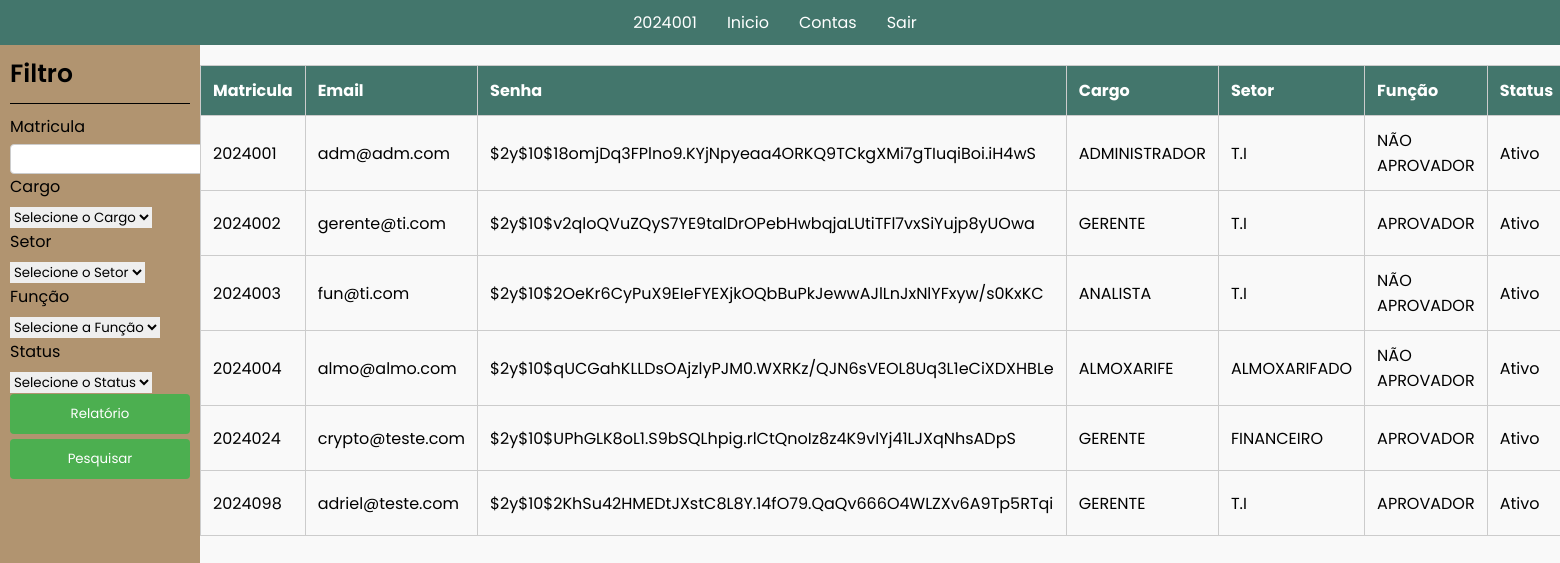
/02.Adm_View_Contas/index.php (signed in), run on the app's committed database.
### tables this page shows
CREATE TABLE `conta` (
  `Email` varchar(100) DEFAULT NULL,
  `Senha` varchar(100) DEFAULT NULL,
  `Matricula` int(11) NOT NULL,
  `contaStatus` varchar(50) DEFAULT NULL,
  `FK_DEPARTAMENTO_CodSetor` int(11) DEFAULT NULL,
  `FK_CARGO_CodCargo` int(11) DEFAULT NULL
);

CREATE TABLE `cargo` (
  `CodCargo` int(11) NOT NULL,
  `Cargo` varchar(50) DEFAULT NULL,
  `Funcao` varchar(100) DEFAULT NULL
);

CREATE TABLE `departamento` (
  `CodSetor` int(11) NOT NULL,
  `Setor` varchar(100) DEFAULT NULL
);

### 02.Adm_View_Contas/index.php (the view, shortened to what this page needs)
<!DOCTYPE html>
<html lang="en">
<head>
    <link rel="stylesheet" href="style.css">
    <link rel="stylesheet" href="../src/css/reset.css">
    <link rel="stylesheet" href="../src/css/font.css">
    <link rel="stylesheet" href="../src/css/modal.css">
    <link rel="stylesheet" href="../src/css/printParametre.css">
</head>
<?php
    $atual = $_SESSION['matricula'];
    include '../src/db/db_connection.php';
?>
<body>
    <nav>
        <ul>
            <?php
            $menu_items = array(
                $atual => "ID.php",
                "Inicio" => "../01.Adm_Cadastro/index.php",
                "Contas" => "../02.Adm_View_Contas/index.php",
                "Sair" => "../src/php/sair.php"            );
            foreach ($menu_items as $label => $url) {
                echo '<li><a href="' . $url . '">' . $label . '</a></li>';
            }
            ?>
        </ul>
    </nav>
    <div class="content">
        <div class="menuLateral">
            <h4>Filtro</h4>
            <form method="GET" action="">
                <div>
                    <label for="matricula">Matricula</label>
                    <input type="number" name="matricula" id="matricula" value="<?php echo isset($_GET['matricula']) ? $_GET['matricula'] : ''; ?>">
                </div>
                <div>
                    <label for="cargo">Cargo</label>
                    <select name="cargo" id="cargo">
                        <option value="">Selecione o Cargo</option>
                    </select>
                </div>
                <div>
                    <label for="setor">Setor</label>
                    <select name="setor" id="setor">
                        <option value="">Selecione o Setor</option>
                    </select>
                </div>
                <div>
                    <label for="funcao">Função</label>
                    <select name="funcao" id="funcao">
                        <option value="">Selecione a Função</option>
                    </select>
                </div>
                <div>
                    <label for="status">Status</label>
                    <select name="status" id="status">
                        <option value="">Selecione o Status</option>
                    </select>
                </div>
                <div class="relatorio">
                    <button type="button" onclick="imprimirRelatorio()">Relatório</button>
                </div>
                <div class="pesquisa">
                    <button type="submit">Pesquisar</button>
                </div>
            </form>
        </div>
        <div class="dataGrid printableArea">
            <table>
                <thead>
                    <tr>
                        <th>Matricula</th>
                        <th>Email</th>
                        <th>Senha</th>
                        <th>Cargo</th>
                        <th>Setor</th>
                        <th>Função</th>
                        <th>Status</th>
                    </tr>
                </thead>
                <tbody>
                    <?php
                    $sql = "SELECT c.Matricula, c.Email, c.Senha, cg.Cargo, d.Setor, cg.Funcao, c.ContaStatus
                            FROM conta c
                            INNER JOIN cargo cg ON c.FK_CARGO_CodCargo = cg.CodCargo
                            INNER JOIN departamento d ON c.FK_DEPARTAMENTO_CodSetor = d.CodSetor
                            WHERE 1=1";
                    $result = $conn->query($sql);
                    if ($result->num_rows > 0) {
                        while ($row = $result->fetch_assoc()) {
                            echo "<tr data-matricula='{$row['Matricula']}'>
                                    <td>{$row['Matricula']}</td>
                                    <td>{$row['Email']}</td>
                                    <td>{$row['Senha']}</td>
                                    <td>{$row['Cargo']}</td>
                                    <td>{$row['Setor']}</td>
                                    <td>{$row['Funcao']}</td>
                                    <td>{$row['ContaStatus']}</td>
                                    <td><button class='alterar' type='button' onclick='abrirModal(\"{$row['Matricula']}\")'>Alterar</button></td>
                                  </tr>";
                        }
                    } else {
                        echo "<tr><td colspan='8'>Nenhum registro encontrado</td></tr>";
                    }
                    ?>
                </tbody>
            </table>
        </div>
    </div>
</body>
</html>

### 02.Adm_View_Contas/style.css (style rules this page uses)
html, body { height: 100%; margin: 0; }
body { display: flex; flex-direction: column; margin: 0; padding: 0; }
nav { background-color: #43766c; padding: 10px 0; width: 100%; }
nav ul { list-style-type: none; margin: 0; padding: 0; text-align: center; }
nav ul li { display: inline; margin-right: 10px; }
nav ul li a { color: #fff; text-decoration: none; padding: 5px 10px; }
.content { display: flex; flex: 1; }
.menuLateral { background-color: #B19470; width: 200px; display: flex; flex-direction: column; padding: 10px; }
.dataGrid { flex: 1; background-color: #f9f9f9; }
label { display: block; margin-bottom: 5px; }
input { height: 30px; border: 1px solid #ccc; border-radius: 4px; box-sizing: border-box; }
button { background-color: #4CAF50; color: white; border: none; padding: 10px 20px; border-radius: 4px; cursor: pointer; width: 100%; }
table { width: 100%; border-collapse: collapse; margin-top: 20px; }
th, td { border: 1px solid #ccc; padding: 12px; text-align: left; }
th { background-color: #43766c; color: white; }
.relatorio { margin-bottom: 5px; }
.relatorio { margin-top: auto; }
h4 { font-size: 25px; font-weight: 600; padding-bottom: 10px; border-bottom: 1px solid black; margin-bottom: 10px; }

### data on the page
conta: Matricula "2024001", Email "adm@adm.com", Senha "$2y$10$18omjDq3FPlno9.KYjNpyeaa4ORKQ9TCkgXMi7gTIuqiBoi.iH4wS", FK_CARGO_CodCargo.Cargo "ADMINISTRADOR", FK_DEPARTAMENTO_CodSetor.Setor "T.I", FK_CARGO_CodCargo.Funcao "NÃO APROVADOR", contaStatus "Ativo"
conta: Matricula "2024002", Email "gerente@ti.com", Senha "$2y$10$v2qloQVuZQyS7YE9talDrOPebHwbqjaLUtiTFl7vxSiYujp8yUOwa", FK_CARGO_CodCargo.Cargo "GERENTE", FK_DEPARTAMENTO_CodSetor.Setor "T.I", FK_CARGO_CodCargo.Funcao "APROVADOR", contaStatus "Ativo"
conta: Matricula "2024003", Email "fun@ti.com", Senha "$2y$10$2OeKr6CyPuX9EIeFYEXjkOQbBuPkJewwAJlLnJxNlYFxyw/s0KxKC", FK_CARGO_CodCargo.Cargo "ANALISTA", FK_DEPARTAMENTO_CodSetor.Setor "T.I", FK_CARGO_CodCargo.Funcao "NÃO APROVADOR", contaStatus "Ativo"
conta: Matricula "2024004", Email "almo@almo.com", Senha "$2y$10$qUCGahKLLDsOAjzlyPJM0.WXRKz/QJN6sVEOL8Uq3L1eCiXDXHBLe", FK_CARGO_CodCargo.Cargo "ALMOXARIFE", FK_DEPARTAMENTO_CodSetor.Setor "ALMOXARIFADO", FK_CARGO_CodCargo.Funcao "NÃO APROVADOR", contaStatus "Ativo"
conta: Matricula "2024024", Email "crypto@teste.com", Senha "$2y$10$UPhGLK8oL1.S9bSQLhpig.rlCtQnoIz8z4K9vlYj41LJXqNhsADpS", FK_CARGO_CodCargo.Cargo "GERENTE", FK_DEPARTAMENTO_CodSetor.Setor "FINANCEIRO", FK_CARGO_CodCargo.Funcao "APROVADOR", contaStatus "Ativo"
conta: Matricula "2024098", Email "adriel@teste.com", Senha "$2y$10$2KhSu42HMEDtJXstC8L8Y.14fO79.QaQv666O4WLZXv6A9Tp5RTqi", FK_CARGO_CodCargo.Cargo "GERENTE", FK_DEPARTAMENTO_CodSetor.Setor "T.I", FK_CARGO_CodCargo.Funcao "APROVADOR", contaStatus "Ativo"

### other printed values
$label "2024001"
$label "Inicio"
$label "Contas"
$label "Sair"
